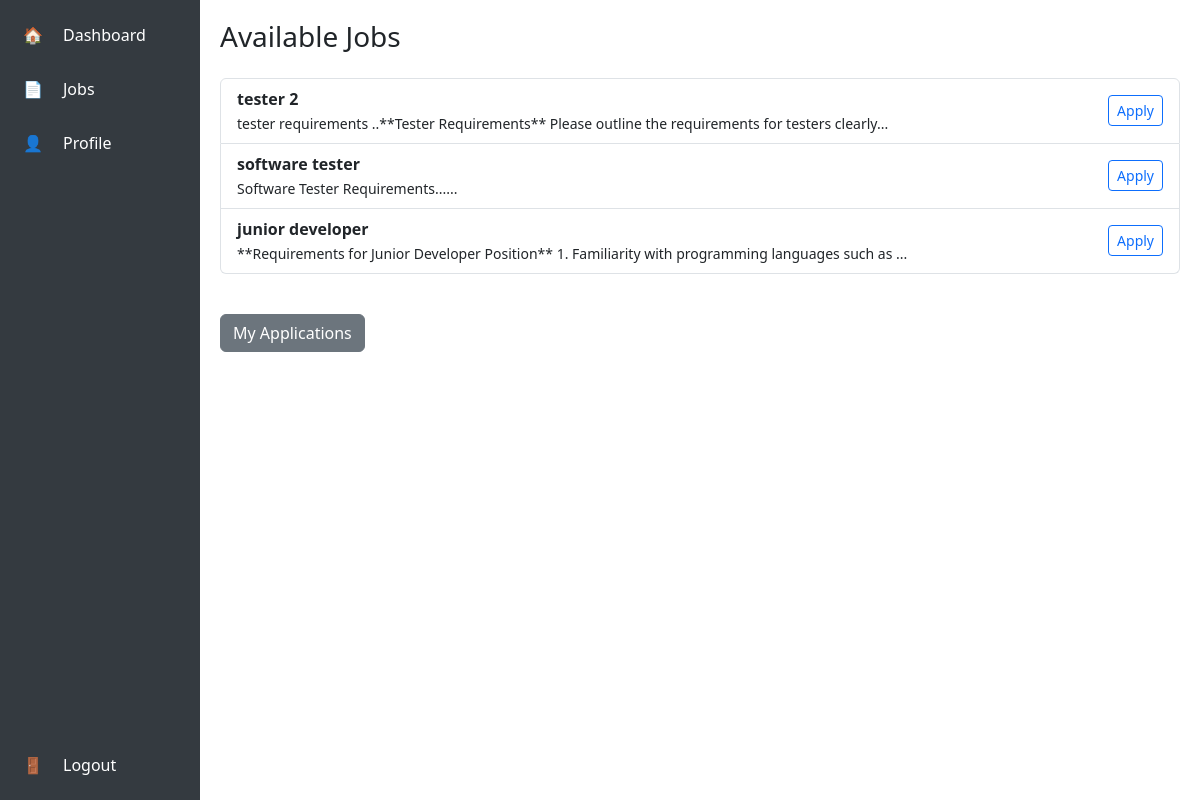
Screenshot of /jobseeker/dashboard (signed in) with the database file from the repository.
### app/models.py (models this page shows)
class Job(db.Model):
    id = db.Column(db.Integer, primary_key=True)
    title = db.Column(db.String(100))
    description = db.Column(db.Text)
    employer_id = db.Column(db.Integer, db.ForeignKey('user.id'))
    posted_at = db.Column(db.DateTime, default=datetime.utcnow)
    applications = db.relationship('Application', backref='job', lazy=True)
    created_at = db.Column(db.DateTime, default=datetime.utcnow)

### app/jobseeker/routes.py (the view)
@jobseeker.route('/jobseeker/dashboard')
@login_required
def dashboard():
    if current_user.role != "Jobseeker":
        return "Access Denied", 403
    jobs = Job.query.order_by(Job.posted_at.desc()).all()
    return render_template('jobseeker/dashboard.html', jobs=jobs)

### app/auth/routes.py (called while the page is built)
@login_manager.user_loader
def load_user(user_id):
    return User.query.get(int(user_id))

### app/templates/jobseeker/dashboard.html (shortened to what this page needs)
{% extends "layout/sidebar.html" %}
{% block page_title %}Available Jobs{% endblock %}
{% block content %}
{% if jobs %}
  <ul class="list-group">
    {% for job in jobs %}
    <li class="list-group-item d-flex justify-content-between align-items-center">
      <div>
        <strong>{{ job.title }}</strong><br />
        <small>{{ job.description[:100] }}...</small>
      </div>
      <a href="{{ url_for('jobseeker.apply', job_id=job.id) }}" class="btn btn-outline-primary btn-sm">Apply</a>
    </li>
    {% endfor %}
  </ul>
{% else %}
  <p>No jobs available at the moment.</p>
{% endif %}
<br>
<a href="{{ url_for('jobseeker.my_applications') }}" class="btn btn-secondary mt-3">My Applications</a>
{% endblock %}

### app/templates/layout/sidebar.html (style rules this page uses)
body { overflow-x: hidden; }

### rows the page displays
Job: title "tester 2", description "tester requirements ..**Tester Requirements** Please outline the requirements for testers clearly"
Job: title "software tester", description "Software Tester Requirements..."
Job: title "junior developer", description "**Requirements for Junior Developer Position** 1. Familiarity with programming languages such as"
